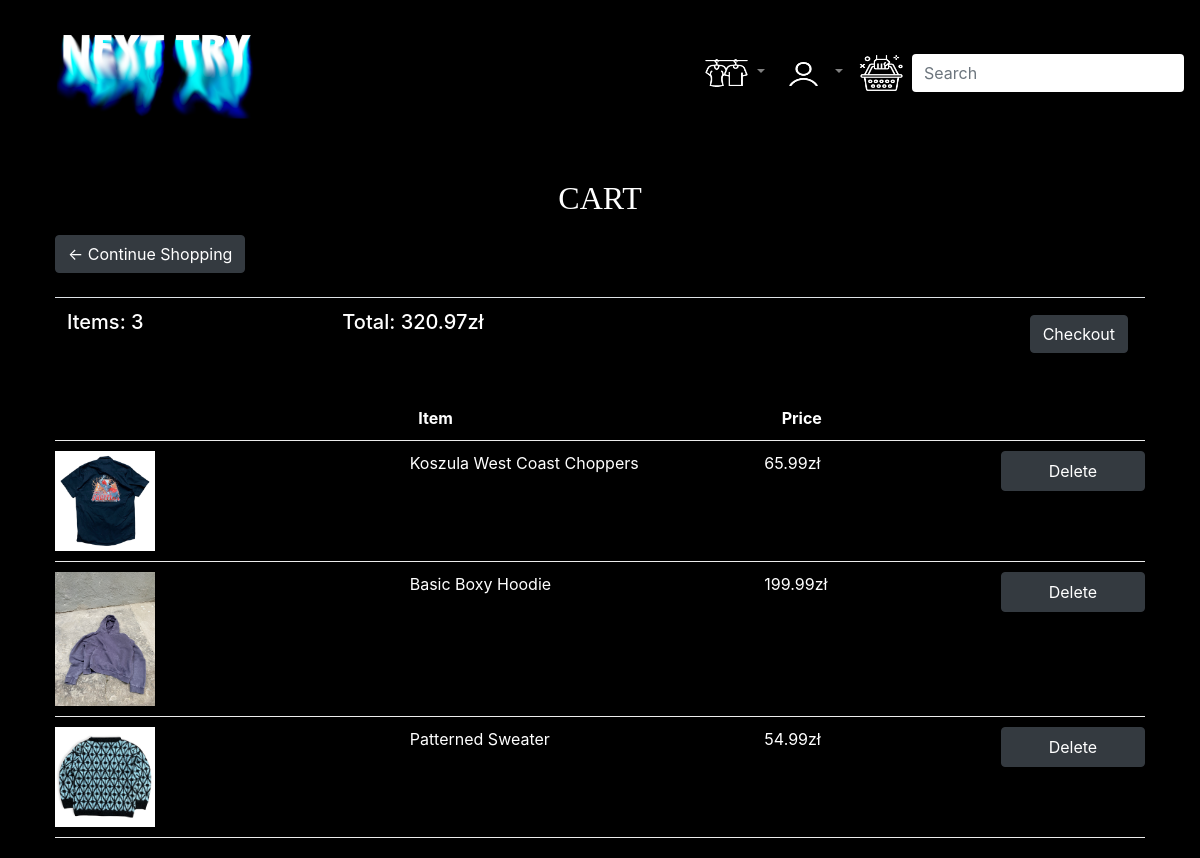
The app's page /cart/ (signed in), older data.
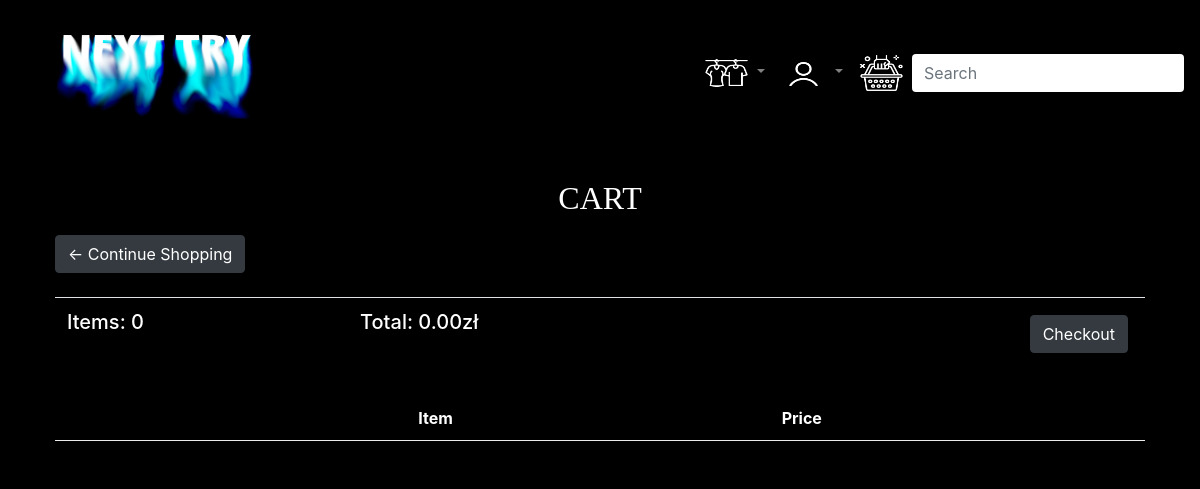
The same page, newer data.
### store/models.py (models this page shows, shortened)
class Order(models.Model):
    customer = models.ForeignKey(Customer, on_delete=models.SET_NULL, null=True, blank=True)
    date_ordered = models.DateTimeField(auto_now_add=True)
    complete = models.BooleanField(default=False)
    transaction_id = models.CharField(max_length=100, null=True)
    @property
    def get_cart_total(self):
        orderitems = self.orderitem_set.all()
        total = sum([item.get_total for item in orderitems])
        return total
    @property
    def get_cart_items(self):
        orderitems = self.orderitem_set.all()
        total = len(orderitems)
        return total

class OrderItem(models.Model):
    product = models.ForeignKey(Product, on_delete=models.SET_NULL, blank=True, null=True)
    order = models.ForeignKey(Order, on_delete=models.SET_NULL, blank=True, null=True)
    date_added = models.DateTimeField(auto_now_add=True)
    @property
    def get_total(self):
        total = self.product.price
        return total

class Product(models.Model):
    name = models.CharField(max_length=200, null=True)
    price = models.FloatField()
    sizes = (
        ('XXL', 'XXL'),
        ('XL', 'XL'),
        ('L', 'L'),
        ('M', 'M'),
        ('S', 'S'),
        ('XS', 'XS'),
    )
    size = models.CharField(max_length=3, choices=sizes, blank=True)
    shoe_size = models.FloatField(null=True, blank=True)
    brand = models.CharField(max_length=200, null=True)
    sexes = (
        ('Unisex', 'Unisex'),
        ('M', 'Male'),
        ('F', 'Female'),
    )
    sex = models.CharField(max_length=6, choices=sexes, default='Unisex')
    conditions = (
        ('New', 'New'),
        ('Very good', 'Very good'),
        ('Good', 'Good'),
        ('Satisfactory', 'Satisfactory'),
    )
    condition = models.CharField(max_length=12, choices=conditions, default='New')
    genres = (
        ('Sweatshirt', 'Sweatshirt'),
        ('T-shirt', 'T-shirt'),
        ('Jacket', 'Jacket'),
        ('Sweater', 'Sweater'),
        ('Pants', 'Pants'),
        ('Shirt', 'Shirt'),
        ('Shoes', 'Shoes'),
        ('Other', 'Other'),
    )
    genre = models.CharField(max_length=10, choices=genres, default='Other')
    image = models.ImageField(null=True, blank=True)
    image1 = models.ImageField(null=True, blank=True)
    image2 = models.ImageField(null=True, blank=True)
    @property
    def imageURL(self):
        try:
            url = self.image.url
        except:
            url = ""
        return url

### store/views.py (the view)
# urls.py: path('cart/', cart_view, name="cart_view"),
@login_required
def cart_view(request):
    if request.user.is_authenticated:
        customer = request.user.customer
        order, created = Order.objects.get_or_create(customer=customer, complete=False)
        items = order.orderitem_set.all()
    else:
        items = []
        order = {'get_cart_total': 0, 'get_cart_items': 0}
    context = {'items': items, 'order': order}
    return render(request, 'store/cart.html', context)

### templates/store/cart.html
{% extends 'store/main.html' %}
{% load static %}
{% block content %}
    <h3 class="title">
        CART
    </h3>
    <div class="row">
	    <div class="col-lg-12">
		    <div class="box-element">
            	<a class="btn btn-dark" href="{% url 'store' %}">&#x2190; Continue Shopping</a>
                <br>
                <br>
                <table class="table">
                    <tr>
                        <th><h5>Items: <bold>{{ order.get_cart_items }}</bold></h5></th>
                        <th><h5>Total: <bold>{{ order.get_cart_total|floatformat:2 }}zł</bold></h5></th>
                        <th>
                            <a style="float:right; margin:5px;" class="btn btn-dark" href="{% url 'checkout_view' %}">Checkout</a>
                        </th>
                    </tr>
                </table>
            </div>
		    <div class="box-element">
                <div class="cart-row">
                    <div style="flex:3"></div>
                    <div style="flex:3"><strong>Item</strong></div>
                    <div style="flex:2"><strong>Price</strong></div>
                    <div style="flex:1"></div>
                </div>
                {% for item in items %}
                <div class="cart-row">
                    <div style="flex:3"><img class="row-image" src="{{ item.product.imageURL }}" alt="Product in a row"></div>
                    <div style="flex:3"><p>{{ item.product.name }}</p></div>
                    <div style="flex:2"><p>{{ item.get_total|floatformat:2}}zł</p></div>
                    <button style="flex: 1; max-height: 40px" data-product="{{ item.product.id }}" data-action="remove" class="btn btn-dark add-btn update-cart">Delete</button>
                </div>
                {% endfor %}
		    </div>
	    </div>
    </div>
{% endblock content %}

### templates/store/main.html (shortened to what this page needs)
<!DOCTYPE html>
{% load static %}
<html lang="en">
    <head>
        <link rel="stylesheet" href="https://stackpath.bootstrapcdn.com/bootstrap/4.4.1/css/bootstrap.min.css">
        <link rel="stylesheet" type="text/css" href="{% static 'css/main.css' %}">
    </head>
    <body>
         <nav class="navbar navbar-expand-lg navbar-dark bg-black">
         <a class="navbar-brand" href="http://127.0.0.1:8000/">
             <img id="logo" src="{% static 'images/logo.png' %}" alt="NextTry">
         </a>
         <div class="collapse navbar-collapse" id="navbarSupportedContent">
             <ul class="navbar-nav ml-auto">
                 <li class="nav-item dropdown">
                     <a class="nav-link dropdown-toggle" href="http://127.0.0.1:8000/store" id="navbarDropdown" role="button" data-toggle="dropdown" aria-haspopup="true" aria-expanded="false">
                         <img class="navbar-icon" src="{% static 'images/clothes.png' %}" alt="Clothes">
                     </a>
                 </li>
                 <li class="nav-item dropdown">
                     <a class="nav-link dropdown-toggle" href="/checkout" id="navbarDropdown" role="button" data-toggle="dropdown" aria-haspopup="true" aria-expanded="false">
                         <img class="navbar-icon" src="{% static 'images/account.png' %}" alt="Account">
                     </a>
                 </li>
                 <li class="nav-item">
                     <a class="nav-link" href="http://127.0.0.1:8000/cart">
                         <img class="navbar-icon" src="{% static 'images/cart.png' %}" alt="Cart">
                     </a>
                 </li>
                 <form class="form-inline my-2 my-lg-0" action='/search'>
                     <div class="input-group">
                         <input name="q" type="text" class="form-control" placeholder="Search" aria-label="Recipient's username" aria-describedby="button-addon2" style="background-color: white; border: none">
                     </div>
                 </form>
             </ul>
         </div>
     </nav>
     <hr>
     <div class="container">
         {% block content %}
         {% endblock content %}
     </div>
    </body>
</html>

### static/css/main.css (style rules this page uses)
body { background-color: black; color: white; }
h1,h2,h3,h4,h5,h6 { color: white; }
#logo { width: 278px; height: 120px; }
.navbar-icon { width: 45px; height: 38px; border-radius: 5px; }
.title { font-family: Rubik; font-weight: lighter; flex-direction: column; justify-content: center; text-align: center; font-size: 32px; }
.box-element { background-color: black; border-radius: 4px; padding: 10px; }
.cart-row { display: flex; padding-bottom: 10px; margin-bottom: 10px; border-bottom: 1px solid #ececec; }

Row changes from the older to the newer data that the page shows:
removed Order: get_cart_items "3", get_cart_total "320.97"
removed OrderItem: product.imageURL (picture), product.name "Koszula West Coast Choppers", get_total "65.99"
removed OrderItem: product.imageURL (picture), product.name "Basic Boxy Hoodie", get_total "199.99"
removed OrderItem: product.imageURL (picture), product.name "Patterned Sweater", get_total "54.99"
added Order: get_cart_items "0", get_cart_total "0.00"
